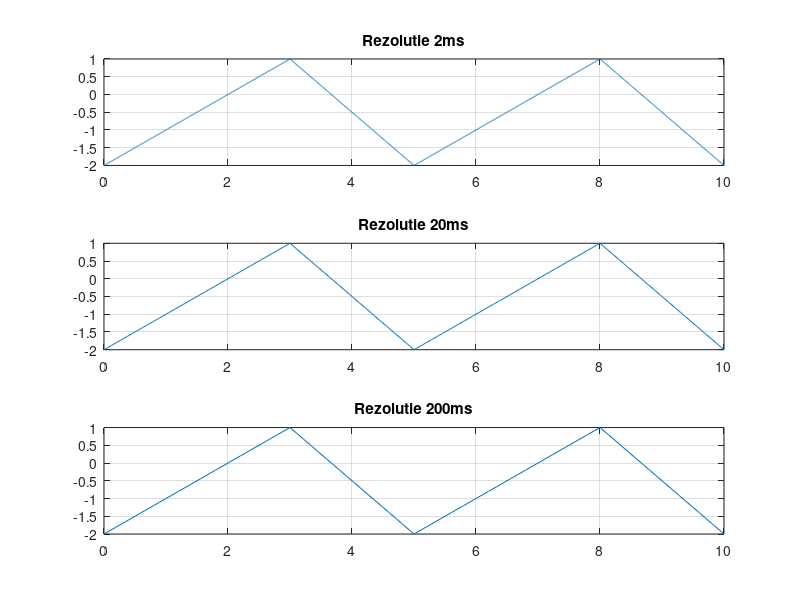

This chart was generated by the following MATLAB code:
T = 5; %perioada semnalului de 5 secunde
F = 1/T; %frecventa semnalului

t = 0:0.002:10; %vectorul timp de 10 secunde cu o rezolutie de 2 ms
x = -0.5 + 1.5*sawtooth(2*pi*F*t,3/5); %functia pentru generarea semnalului
                                       %din calculele cu panta de 1V/s => o
                                       %componenta continua de -0.5 si un
                                       %semnal triunghiular de 
                                       %amplitudine -0.5 cu varful la 3/5*T
subplot(3,1,1),plot(t,x),grid,title('Rezolutie 2ms');

t = 0:0.02:10; %rezolutie de 20ms
x = -0.5 + 1.5*sawtooth(2*pi*F*t,3/5);
subplot(3,1,2),plot(t,x),grid,title('Rezolutie 20ms');

t = 0:0.2:10; %rezolutie de 200ms
x = -0.5 + 1.5*sawtooth(2*pi*F*t,3/5);
subplot(3,1,3),plot(t,x),grid,title('Rezolutie 200ms');

